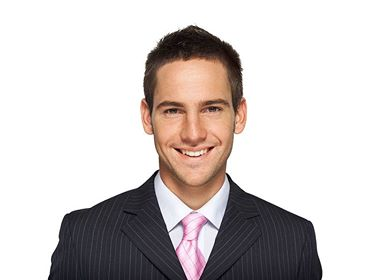
#> input picture image.jpg, 375 x 280 px
$ python Assignment1.py
#> lines starting #> are read from the running program, lines starting #| are printed output that depends on the picture; after the words box and inside, x2 and y2 are one past the last pixel; in counts of white or black regions, pixels touching at a corner belong together
#> further down, image is the input picture: shape (280, 375, 3); mean B, G, R 199.1, 200.4, 207
import cv2 as cv
import numpy as np

showSteps = True

def display_image(image):
    cv.imshow(cv.namedWindow("image", cv.WINDOW_AUTOSIZE), image)
    cv.waitKey(0)
    return

def RGB_to_greyscale(image):
    greyImage = cv.cvtColor(image, cv.COLOR_RGB2GRAY)
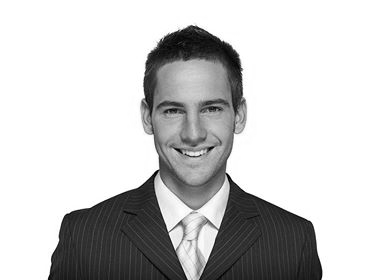
#> greyImage: shape (280, 375); min 0, max 255, mean 200.8
    if showSteps == True:
        display_image(greyImage)
    return greyImage

def blur_image(image):
    blurredImage = cv.medianBlur(image, 7)
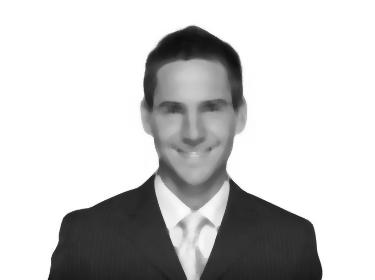
#> blurredImage: shape (280, 375); min 15, max 255, mean 201.1
    if showSteps == True:
        display_image(blurredImage)
    return blurredImage

def laplace_filter(image):
    laplaceImage = cv.Laplacian(image,-1, ksize=5)
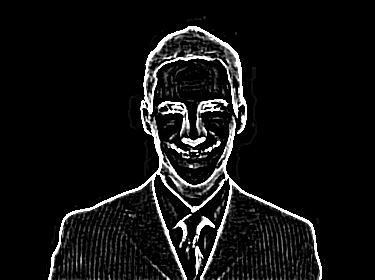
#> laplaceImage: shape (280, 375); min 0, max 255, mean 18.6
    if showSteps == True:
        display_image(laplaceImage)
    return laplaceImage

def threshold_image(image):
    ret, thresholdImage = cv.threshold(image, 125, 255, cv.THRESH_BINARY_INV)
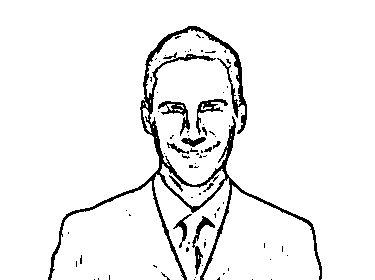
#> thresholdImage: shape (280, 375); 94.2% white; 80 black regions (68 under 20 px), largest, box (x1, y1, x2, y2) and area: (48, 26, 322, 280) 4408, (158, 101, 190, 136) 314, (192, 216, 215, 275) 301
    if showSteps == True:
        display_image(thresholdImage)
    return thresholdImage

def bilateral_filter(image, repetitionCount):
#> called with repetitionCount = 7
    bilateralImage = image
    for i in range(repetitionCount):
        bilateralImage = cv.bilateralFilter(bilateralImage, 9, 9, 7)
    if showSteps == True:
        display_image(bilateralImage)
    return bilateralImage

def add_images(image, mask):
    row, columns, channels = image.shape
#> row = 280; columns = 375; channels = 3
    darkImage = np.zeros([row, columns, channels], dtype=np.uint8)
    finalImage = cv.add(image, darkImage, mask=mask)
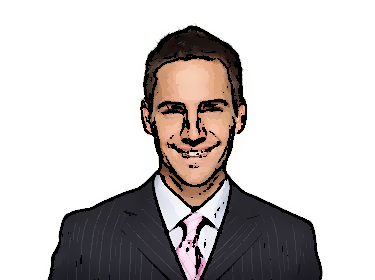
#> finalImage: shape (280, 375, 3); mean B, G, R 194.7, 195.6, 200.5
    return finalImage

image = cv.imread("image.jpg", 1)
display_image(image)

grayImage = RGB_to_greyscale(image)
blurredImage = blur_image(grayImage)
laplaceImage = laplace_filter(blurredImage)
thresholdImage = threshold_image(laplaceImage)
bilateralImage = bilateral_filter(image, 7)

finalImage = add_images(bilateralImage, thresholdImage)
display_image(finalImage)
